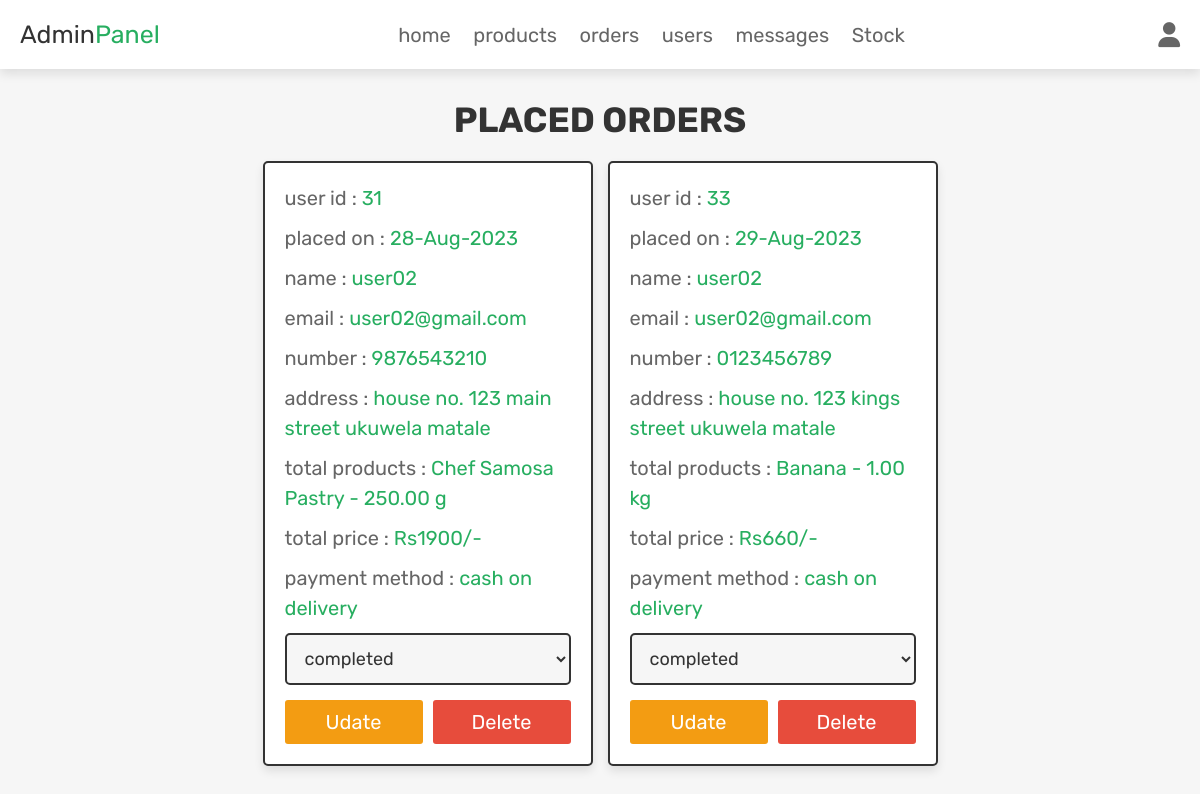
/admin_orders.php (signed in), run on the app's committed database.
### tables this page shows
CREATE TABLE `orders` (
  `id` int(100) NOT NULL,
  `user_id` int(100) NOT NULL,
  `name` varchar(100) NOT NULL,
  `number` varchar(12) NOT NULL,
  `email` varchar(100) NOT NULL,
  `method` varchar(50) NOT NULL,
  `address` varchar(500) NOT NULL,
  `total_products` varchar(1000) NOT NULL,
  `total_price` int(100) NOT NULL,
  `placed_on` varchar(50) NOT NULL,
  `payment_status` varchar(20) NOT NULL DEFAULT 'pending',
  `quantity` int(11) NOT NULL
);

### admin_orders.php (the view, shortened to what this page needs)
<?php
@include 'config.php';
?>
<!DOCTYPE html>
<html lang="en">
<head>
   <link rel="stylesheet" href="https://cdnjs.cloudflare.com/ajax/libs/font-awesome/6.1.1/css/all.min.css">
   <link rel="stylesheet" href="css/admin_style.css">
</head>
<body>
<?php include 'admin_header.php'; ?>
<section class="placed-orders">
   <h1 class="title">placed orders</h1>
   <div class="box-container">
      <?php
         $select_orders = $conn->prepare("SELECT * FROM `orders`");
         $select_orders->execute();
         if($select_orders->rowCount() > 0){
            while($fetch_orders = $select_orders->fetch(PDO::FETCH_ASSOC)){
      ?>
      <div class="box">
         <p> user id : <span><?= $fetch_orders['user_id']; ?></span> </p>
         <p> placed on : <span><?= $fetch_orders['placed_on']; ?></span> </p>
         <p> name : <span><?= $fetch_orders['name']; ?></span> </p>
         <p> email : <span><?= $fetch_orders['email']; ?></span> </p>
         <p> number : <span><?= $fetch_orders['number']; ?></span> </p>
         <p> address : <span><?= $fetch_orders['address']; ?></span> </p>
         <p> total products : <span><?= $fetch_orders['total_products']; ?></span> </p>
         <p> total price : <span>Rs<?= $fetch_orders['total_price']; ?>/-</span> </p>
         <p> payment method : <span><?= $fetch_orders['method']; ?></span> </p>
         <form action="" method="POST">
            <select name="update_payment" class="drop-down">
               <option value="" selected disabled><?= $fetch_orders['payment_status']; ?></option>
            </select>
            <div class="flex-btn">
               <input type="submit" name="update_order" class="option-btn" value="udate">
               <a href="admin_orders.php?delete=<?= $fetch_orders['id']; ?>" class="delete-btn" onclick="return confirm('delete this order?');">delete</a>
            </div>
         </form>
      </div>
      <?php
         }
      }else{
         echo '<p class="empty">no orders placed yet!</p>';
      }
      ?>
   </div>
</section>
</body>
</html>

### css/admin_style.css (style rules this page uses)
.placed-orders .box-container { display: grid; grid-template-columns: repeat(auto-fit, 33rem); gap:1.5rem; align-items: flex-start; justify-content:center; }
.placed-orders .box-container .box { border:var(--border); box-shadow: var(--box-shadow); background-color: var(--white); border-radius: .5rem; padding:2rem; }
.placed-orders .box-container .box p { margin-bottom: 1rem; line-height: 1.5; font-size: 2rem; color:var(--light-color); }
.placed-orders .box-container .box p span { color:var(--green); }
.placed-orders .box-container .box .drop-down { width: 100%; padding:1.2rem 1.4rem; font-size: 1.8rem; border:var(--border); border-radius: .5rem; background-color: var(--light-bg); margin-bottom: .5rem; }

### css/components.css (style rules this page uses)
:root { --green:#27ae60; --orange:#f39c12; --red:#e74c3c; --black:#333; --light-color:#666; --white:#fff; --light-bg:#f6f6f6; --border:.2rem solid var(--black); --box-shadow:0 .5rem 1rem rgba(0,0,0,.1); }
* { font-family: 'Rubik', sans-serif; margin:0; padding:0; box-sizing: border-box; outline: none; border:none; text-decoration: none; color:var(--black); }
body { background-color: var(--light-bg); }
html { font-size: 62.5%; overflow-x: hidden; scroll-behavior: smooth; scroll-padding-top: 6.5rem; }
section { padding:3rem 2rem; max-width: 1000px; margin:0 auto; }
.btn, .delete-btn, .option-btn { display: block; width: 100%; margin-top: 1rem; border-radius: .3rem; color:var(--white); font-size: 2rem; padding:1rem 1rem; text-transform: capitalize; cursor: pointer; text-align: center; }
.delete-btn { background-color: var(--red); }
.option-btn { background-color: var(--orange); }
.flex-btn { display: flex; flex-wrap: wrap; gap:1rem; }
.flex-btn > * { flex:1; }
.title { text-align: center; margin-bottom: 2rem; text-transform: uppercase; color:var(--black); font-size: 3.5rem; }

### data on the page
orders: user "31", placed_on "28-Aug-2023", name "user02", email "user02@gmail.com", number "9876543210", address "house no. 123 main street ukuwela matale", total_products "Chef Samosa Pastry - 250.00 g", total_price "1900", method "cash on delivery", update_payment "completed"
orders: user "33", placed_on "29-Aug-2023", name "user02", email "user02@gmail.com", number "0123456789", address "house no. 123 kings street ukuwela matale", total_products "Banana - 1.00 kg", total_price "660", method "cash on delivery", update_payment "completed"
